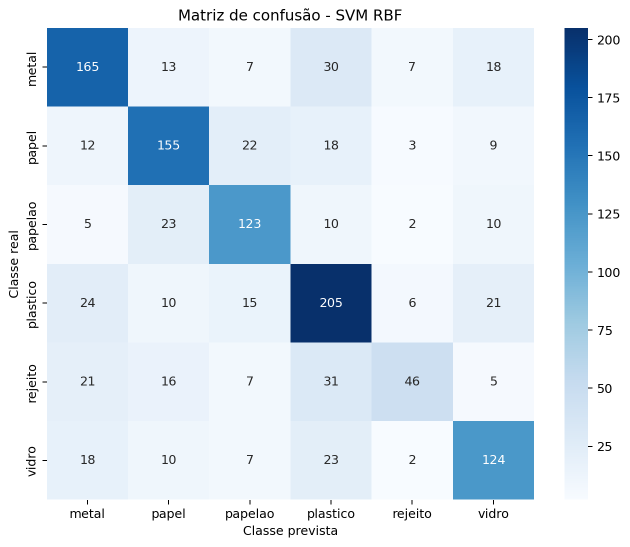
#> input picture article/images/matriz_confusao_svm_rbf.png, 1259 x 1093 px (shown at 1/2 size)
$ python -i features.py   (imports and definitions only)
#> lines starting #> are read from the running program, lines starting #| are printed output that depends on the picture
from __future__ import annotations

from pathlib import Path

import numpy as np
from PIL import Image, ImageOps
from skimage.color import rgb2gray, rgb2hsv
from skimage.feature import hog


IMAGE_SIZE = (64, 64)
COLOR_BINS = 16


def load_rgb_image(path_or_file) -> np.ndarray:
    """Carrega uma imagem, corrige a orientação e devolve RGB em [0, 1]."""
    with Image.open(path_or_file) as image:
#> image is the input picture: PIL image 1259x1093 RGBA; mean R, G, B, A 216.7, 229.4, 240.7, 255
        image = ImageOps.exif_transpose(image).convert("RGB")
#> image: PIL image 1259x1093 RGB
        image = image.resize(IMAGE_SIZE, Image.Resampling.LANCZOS)
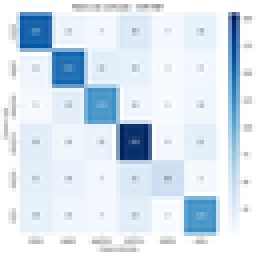
#> image: PIL image 64x64 RGB (shown 4 times larger); mean R, G, B 216.3, 229.1, 240.3
        return np.asarray(image, dtype=np.float32) / 255.0


def extract_features_from_array(rgb: np.ndarray) -> np.ndarray:
    """Combina textura HOG e histogramas HSV em um vetor numérico."""
    grayscale = rgb2gray(rgb)
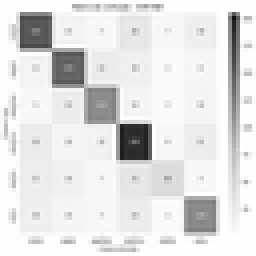
#> grayscale: shape (64, 64) float32 (shown 4 times larger); min 0.0731, max 1, mean 0.891
    texture = hog(
        grayscale,
        orientations=9,
        pixels_per_cell=(8, 8),
        cells_per_block=(2, 2),
        block_norm="L2-Hys",
        feature_vector=True,
    )
#> texture = 1764 values, max 0.535 at index 670, min 0 at index 1, mean 0.116
    hsv = rgb2hsv(rgb)
#> hsv: shape (64, 64, 3) float32; mean of channels 0, 1, 2 0.443, 0.122, 0.943
    color_parts = []
    for channel in range(3):
        hist, _ = np.histogram(
            hsv[:, :, channel], bins=COLOR_BINS, range=(0.0, 1.0), density=True
        )
        color_parts.append(hist.astype(np.float32))
#> after the loop, color_parts = 3 items
    return np.concatenate([texture.astype(np.float32), *color_parts])


def extract_features(path_or_file) -> np.ndarray:
    return extract_features_from_array(load_rgb_image(path_or_file))

>>> result = extract_features('../article/images/matriz_confusao_svm_rbf.png')
#> result = 1812 values, max 12.6 at index 1811, min 0 at index 1, mean 0.14
